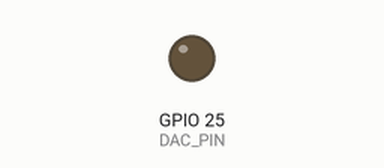
A sketch run on a simulated ESP32. Shown: output pins drawn as LEDs (lit = HIGH). What the sketch prints to the serial monitor is not drawn.

Above: at 0.15 s.
At 5.61 s:
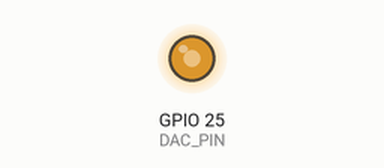
Timing chart, 0 to 5.9 s (numbered marks = the images above):
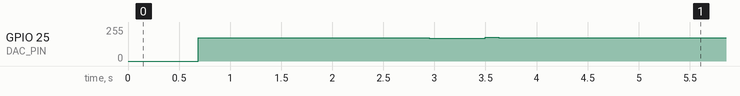

The sketch:

Simulador_sEMG.ino
```cpp
#include "semg.h"

// Pin DAC del ESP32 clásico
const int DAC_PIN = 25;

// Variables de reproducción
uint32_t indice = 0;
uint32_t siguienteMuestra;
uint32_t resto = 0;

void setup() {
  Serial.begin(115200);

  // Inicializar temporización
  siguienteMuestra = micros();

  Serial.println("Simulador sEMG iniciado");
  Serial.println("Frecuencia: 2048 Hz");
  Serial.println("Duracion: 15 segundos");
}

void loop() {

  if ((int32_t)(micros() - siguienteMuestra) >= 0) {

    // Enviar muestra al DAC
    dacWrite(DAC_PIN, SEMG[indice]);

    // Avanzar al siguiente instante programado
    siguienteMuestra += 1000000UL / FS_SEMG;

    // Compensar la fracción de microsegundo
    resto += 1000000UL % FS_SEMG;

    if (resto >= FS_SEMG) {
      siguienteMuestra++;
      resto -= FS_SEMG;
    }

    // Avanzar índice
    indice++;

    // Reiniciar al finalizar las 30720 muestras
    if (indice >= N_SEMG) {
      indice = 0;
    }
  }
}
```

Source omitted: semg.h (data table, 157555 bytes)

Measured:
- by itself, GPIO 25 (DAC_PIN): 0/255 → 175/255 at 0.69 s, → 174/255 0.10 s later, → 175/255 0.77 s later, → 170/255 1.4 s later, … (7 changes in this stretch)
